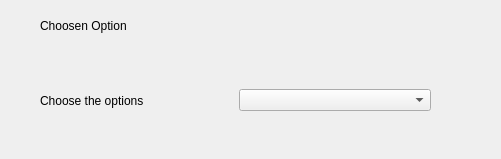
<?xml version="1.0" encoding="UTF-8"?>
<ui version="4.0">
 <class>ComboBox</class>
 <widget class="QWidget" name="ComboBox">
  <property name="geometry">
   <rect>
    <x>0</x>
    <y>0</y>
    <width>501</width>
    <height>159</height>
   </rect>
  </property>
  <property name="windowTitle">
   <string>Form</string>
  </property>
  <widget class="QLabel" name="label">
   <property name="geometry">
    <rect>
     <x>40</x>
     <y>10</y>
     <width>171</width>
     <height>31</height>
    </rect>
   </property>
   <property name="text">
    <string>Choosen Option</string>
   </property>
  </widget>
  <widget class="QWidget" name="">
   <property name="geometry">
    <rect>
     <x>40</x>
     <y>60</y>
     <width>391</width>
     <height>81</height>
    </rect>
   </property>
   <layout class="QHBoxLayout" name="horizontalLayout">
    <item>
     <widget class="QLabel" name="label_2">
      <property name="text">
       <string>Choose the options</string>
      </property>
     </widget>
    </item>
    <item>
     <widget class="QComboBox" name="comboBox"/>
    </item>
   </layout>
  </widget>
 </widget>
 <resources/>
 <connections/>
</ui>
